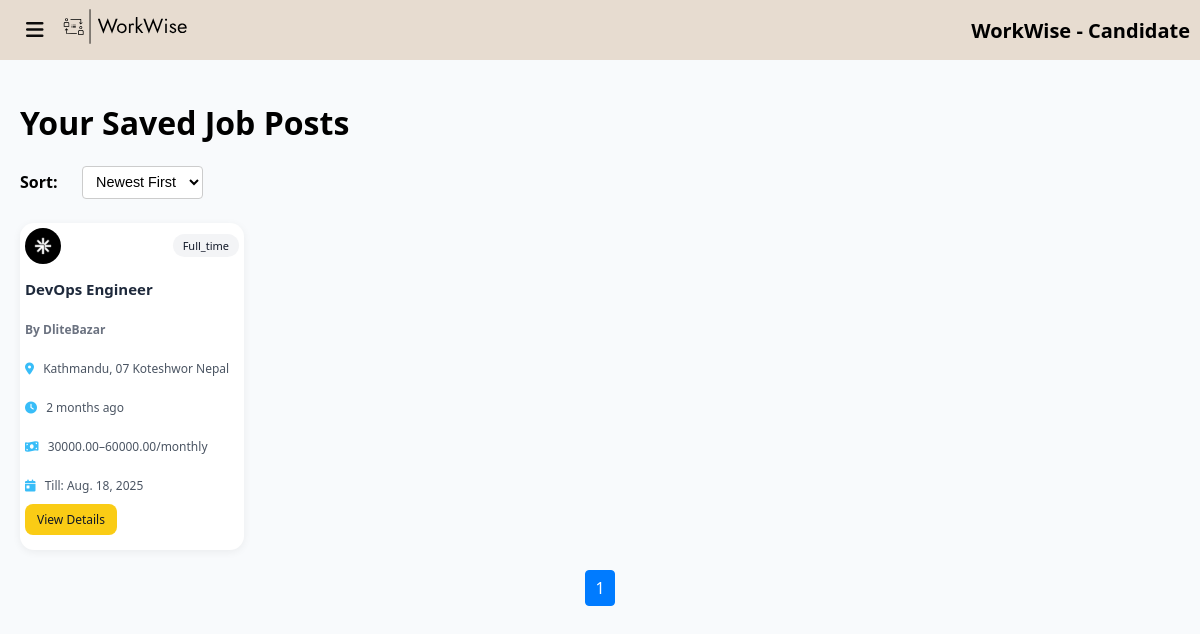
The page /candidate/saved-jobs/ (signed in) on the database its author committed.
### candidate_profile/models.py (models this page shows)
class SavedJob(models.Model):
    candidate = models.ForeignKey(Candidate, on_delete=models.CASCADE, related_name='saved_jobs')
    job       = models.ForeignKey(JobPost, on_delete=models.CASCADE)
    saved_at  = models.DateTimeField(auto_now_add=True)
    class Meta:
        unique_together = ('candidate', 'job')
        ordering = ['-saved_at']

### employer_profile/models.py (models this page shows, shortened)
class JobPost(models.Model):
    job_id                = models.PositiveIntegerField(primary_key=True, editable=False)
    employer              = models.ForeignKey(Employer, on_delete=models.CASCADE, related_name='job_posts')
    contact_email         = models.EmailField()
    is_active             = models.BooleanField(default=True)
    posted_at             = models.DateTimeField(auto_now_add=True)
    admin_review          = models.BooleanField(default=True)
    application_deadline  = models.DateField()
    title                 = models.CharField(max_length=200)
    num_candidates_required = models.PositiveIntegerField(default=1)
    industry              = models.CharField(max_length=100)
    department            = models.CharField(max_length=100)
    work_type             = models.CharField(max_length=50)
    gender_requirement    = models.CharField(max_length=50)
    experience_min        = models.PositiveIntegerField()
    experience_max        = models.PositiveIntegerField()
    experience_level      = models.CharField(max_length=50)
    salary_type           = models.CharField(max_length=50)
    salary_frequency      = models.CharField(max_length=20)
    salary_min            = models.DecimalField(max_digits=12, decimal_places=2)
    salary_max            = models.DecimalField(max_digits=12, decimal_places=2)
    requirements          = models.JSONField(default=list, blank=True)
    preferred_skills      = models.JSONField(default=list, blank=True)
    languages             = models.JSONField(default=list, blank=True)
    benefits              = models.JSONField(default=list, blank=True)
    location_type         = models.CharField(max_length=50)
    full_location_address = models.CharField(max_length=255)
    description           = models.TextField()
    map_location          = models.JSONField(null=True, blank=True)
    class Meta:
        ordering = ['-posted_at']
        verbose_name = 'Job Post'
        verbose_name_plural = 'Job Posts'

class CompanyProfile(models.Model):
    employer           = models.OneToOneField(
        Employer,
        on_delete=models.CASCADE,
        related_name='company_profile'
    )
    description        = models.TextField()
    company_size       = models.CharField(max_length=50)
    founded_date       = models.DateField(null=True)
    phone_number       = models.CharField(max_length=15)
    website            = models.URLField(blank=True)
    address            = models.CharField(max_length=255)
    facebook           = models.URLField(blank=True)
    linkedin           = models.URLField(blank=True)
    logo               = models.ImageField(upload_to='company_logos/', blank=True, null=True)
    certificate        = models.FileField(upload_to='company_certificates/', blank=True, null=True)
    certificate_submitted_at = models.DateTimeField(blank=True, null=True)

### authentication/models.py (models this page shows, shortened)
class Employer(models.Model):
    employer_id         = models.PositiveIntegerField(primary_key=True)
    company_name        = models.CharField(max_length=150)
    representative_name = models.CharField(max_length=100)
    email               = models.EmailField(unique=True, max_length=254)
    password            = models.CharField(max_length=128)
    email_notify        = models.BooleanField(default=False)
    agree_terms         = models.BooleanField(default=False)
    is_active           = models.BooleanField(default=False)
    is_deleted          = models.BooleanField(default=False)
    is_verified         = models.BooleanField(default=False)
    joined_time         = models.DateTimeField(auto_now_add=True)
    ip_address          = models.GenericIPAddressField(null=True, blank=True,
                                                      protocol='both',
                                                      unpack_ipv4=False)
    location            = models.JSONField(null=True, blank=True)
    class Meta:
        ordering = ['-joined_time']
        verbose_name = 'Employer'
        verbose_name_plural = 'Employers'

### candidate_profile/views.py (the view)
# urls.py: path('saved-jobs/', views.saved_jobs, name='saved_jobs'),
def saved_jobs(request):
    candidate_id = request.session.get('candidate_id')
    if not candidate_id:
        return redirect('authentication:login')
    candidate = get_object_or_404(Candidate, candidate_id=candidate_id)
    sort_order = request.GET.get('sort', 'newest')
    qs = (
        SavedJob.objects
        .filter(candidate=candidate)
        .select_related('job__employer__company_profile')
    )
    if sort_order == 'oldest':
        qs = qs.order_by('saved_at')
    else:  # newest
        qs = qs.order_by('-saved_at')
    page = Paginator(qs, 20).get_page(request.GET.get('page'))
    return render(request, 'candidate_profile/saved_jobs.html', {
        'page_obj':    page,
        'current_sort': sort_order,
    })

### candidate_profile/templates/candidate_profile/saved_jobs.html (shortened to what this page needs)
{% extends 'candidate_profile/candidate_base.html' %}
{% load static %}
{% block head %}
<link rel="stylesheet" href="{% static 'index/css/job-list.css' %}">
{% endblock head %}
{% block content %}
  <h1>Your Saved Job Posts</h1>
  <form method="get" class="filter-form">
    <div class="filters">
      <label for="sortSelect">Sort:</label>
      <select name="sort" id="sortSelect" onchange="this.form.submit()">
        <option value="newest" {% if current_sort == 'newest' %}selected{% endif %}>
          Newest First
        </option>
      </select>
    </div>
  </form>
  {% if page_obj %}
    <div class="job-grid-wrapper">
      <div class="job-grid">
        {% for saved in page_obj %}
          {% with job=saved.job %}
            <div class="job-card">
              <div class="job-top">
                {% if job.employer.company_profile.logo %}
                  <img src="{{ job.employer.company_profile.logo.url }}"
                       alt="" class="job-logo">
                {% else %}
                  <img src="{% static 'images/company-logo02.jpg' %}"
                       alt="" class="job-logo">
                {% endif %}
                <span class="job-type">{{ job.work_type|capfirst }}</span>
              </div>
              <p class="job-title">{{ job.title }}</p>
              <p class="company-name">By {{ job.employer.company_name }}</p>
              <div class="job-meta">
                <p><i class="fas fa-map-marker-alt"></i> {{ job.full_location_address }}</p>
                <p><i class="fas fa-clock"></i> {{ job.posted_at|timesince }} ago</p>
                <p><i class="fas fa-money-bill-wave"></i>
                  {% if job.salary_min %}{{ job.salary_min }}–{{ job.salary_max }}{% else %}{{ job.salary_max }}{% endif %}/{{ job.salary_frequency }}
                </p>
                <p><i class="fas fa-calendar-day"></i> Till: {{ job.application_deadline }}</p>
              </div>
              <a href="{% url 'index:job_details' job.job_id %}" class="apply-btn">
                View Details
              </a>
            </div>
          {% endwith %}
        {% endfor %}
      </div>
    </div>
    <div class="pagination">
      {% for num in page_obj.paginator.page_range %}
        <a href="?sort={{ current_sort }}&page={{ num }}"
           class="{% if page_obj.number == num %}active{% endif %}">
          {{ num }}
        </a>
      {% endfor %}
    </div>
  {% else %}
    <p>You have no saved jobs.</p>
  {% endif %}
{% endblock %}

### candidate_profile/static/candidate_profile/css/candidate_base.css (style rules this page uses)
body { margin: 0; padding: 0; background-color: #f8fafc; font-family: 'Segoe UI', sans-serif; }

### index/static/index/css/job-list.css (style rules this page uses)
.job-grid-wrapper { max-width: 1440px; }
.job-grid { display: grid; grid-template-columns: repeat(5, 1fr); row-gap: 10px !important; column-gap: 10px !important; justify-content: center; }
.job-card p { margin-bottom: 10px !important; }
.job-card { background: #fff; border-radius: 14px; padding: 5px; box-shadow: 0 2px 8px rgba(0,0,0,0.06); display: flex; flex-direction: column; justify-content: flex-start; transition: 0.3s ease; height: 100%; position: relative; }
.job-top { display: flex; justify-content: space-between; align-items: center; }
.job-logo { width: 36px; height: 36px; border-radius: 50%; object-fit: cover; }
.job-type { font-size: 11px; background: #f3f4f6; padding: 4px 10px; border-radius: 12px; color: #111827; font-weight: 500; }
.job-title { font-size: 15px; font-weight: 700; color: #1e293b; }
.company-name { font-size: 12px; color: #6b7280; font-weight: 600; }
.job-meta { font-size: 12px; color: #4b5563; display: flex; flex-direction: column; }
.job-meta i { color: #38bdf8; margin-right: 6px; }
.apply-btn { font-size: 12px; padding: 7px 12px; background: #facc15; color: #111827; text-align: center; border-radius: 8px; text-decoration: none; width: fit-content; align-self: start; transition: background 0.3s ease; }
.pagination { margin-top: 30px; text-align: center; }
.pagination a { display: inline-block; padding: 8px 12px; margin: 0 3px; background: #e5e7eb; border-radius: 6px; color: #111827; text-decoration: none; }
.pagination a.active, .pagination a:hover { background: #38bdf8; color: #fff; }
.filter-form { margin-bottom: 1.5rem; }
.filter-form .filters { display: flex; gap: 1rem; align-items: center; }
.filter-form label { font-weight: 600; margin-right: 0.5rem; }
.filter-form select { padding: 0.4rem 0.6rem; border: 1px solid #ccc; border-radius: 4px; background: #fff; font-size: 0.9rem; cursor: pointer; }
.pagination a { margin: 0 0.25rem; padding: 0.4rem 0.6rem; border: 1px solid #ccc; border-radius: 4px; text-decoration: none; color: #333; }
.pagination a.active { background: #007bff; color: #fff; border-color: #007bff; }

### rows shown on the page
SavedJob: job.employer.company_profile.logo (picture), job.work_type "Full_time", job "DevOps Engineer", job.employer.company_name "DliteBazar", job.full_location_address "Kathmandu, 07 Koteshwor Nepal", job.posted_at "2 months", job.salary_min "30000.00", job.salary_max "60000.00", job.salary_frequency "monthly", job.application_deadline "Aug. 18, 2025"

### other values the page prints
{{ num }} "1"
